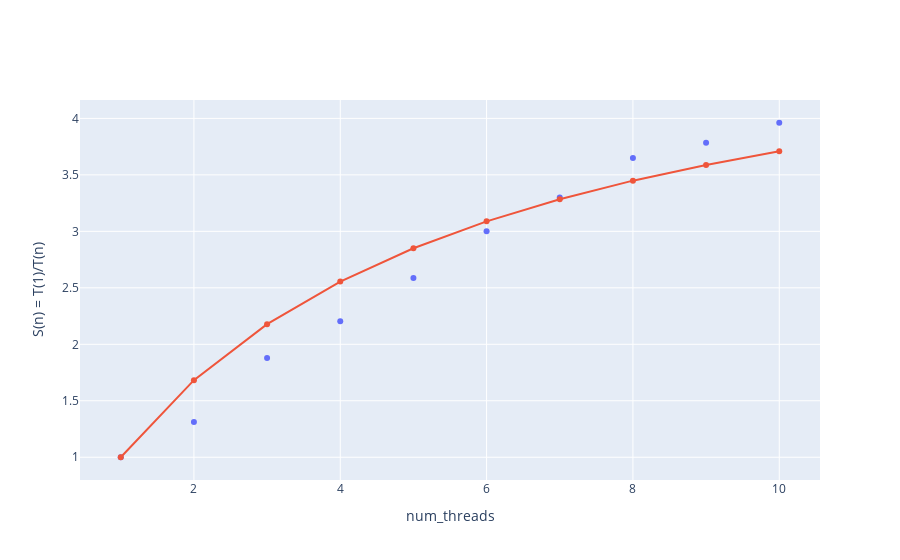

The notebook cell this image was saved under:
### Code cell
fig = go.Figure()
s = 0.1885172045718965
p = 1-s
amdahl = [(s+p) / (s + p/i) for i in range(1,11)]

x = [1,2,3,4,5,6,7,8,9,10,11]

# Add traces
fig.add_trace(go.Scatter(x=x, y=speed_up,
                    mode='markers',
                    name='markers'))
fig.add_trace(go.Scatter(x=x, y=amdahl,
                    mode='lines+markers',
                    name='lines+markers'))
fig.update_layout(showlegend=False, xaxis_title='num_threads', yaxis_title='S(n) = T(1)/T(n)')

fig.show()
fig.write_image("plots/amdahl_speedup.png")

### Figure 1 — Plotly figure (JSON) as saved in the notebook; plotly's stock layout.template omitted (floating-point values rounded to 4 significant figures)
{"data": [{"mode": "markers", "name": "markers", "type": "scatter", "x": [1, 2, 3, 4, 5, 6, 7, 8, 9, 10, 11], "y": [1, 1.312, 1.88, 2.204, 2.588, 3.002, 3.299, 3.65, 3.785, 3.961]}, {"mode": "lines+markers", "name": "lines+markers", "type": "scatter", "x": [1, 2, 3, 4, 5, 6, 7, 8, 9, 10, 11], "y": [1, 1.683, 2.179, 2.555, 2.851, 3.089, 3.285, 3.449, 3.588, 3.708]}], "layout": {"showlegend": false, "xaxis": {"title": {"text": "num_threads"}}, "yaxis": {"title": {"text": "S(n) = T(1)/T(n)"}}}}
